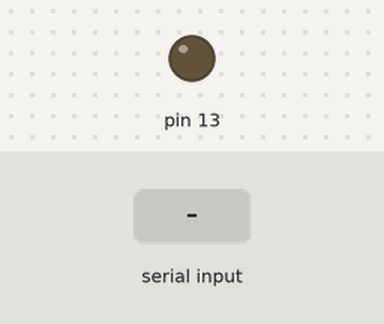
Bench run of a sketch on a simulated Arduino Uno, built with avr-gcc and run on an emulated ATmega328P. Shown: output pins drawn as LEDs (lit = HIGH). Inputs (shaded band) come from the test bench. What the sketch prints to the serial monitor is not drawn.

Above: at 1.2 s.
1.3 s: "O" received over Serial
At 2.1 s:
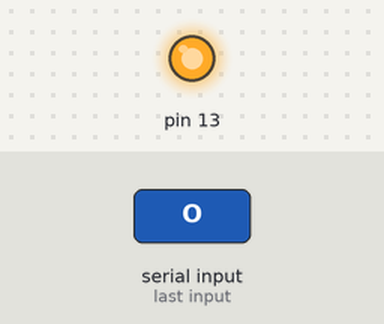
Timing chart, 0 to 4.3 s (numbered marks = the images above; inputs shaded):
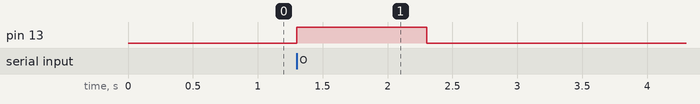

The sketch:

code.ino
```cpp
#include <SoftwareSerial.h>

SoftwareSerial mySerial(0, 1);

void setup() {
  pinMode(13, OUTPUT);
  Serial.begin(9600);
  while (!Serial) {
    ;
  }
  mySerial.begin(9600);
}

void loop() {

  if (Serial.available() > 0) {
    char data = Serial.read();
    if (data == 'O') {
      digitalWrite(13, HIGH);
      delay(1000);
      digitalWrite(13, LOW);
      Serial.print("on");
    }
  }
}
```

Measured:
- after the input at 1.3 s, pin 13: LOW → HIGH at once, → LOW 1.0 s later
